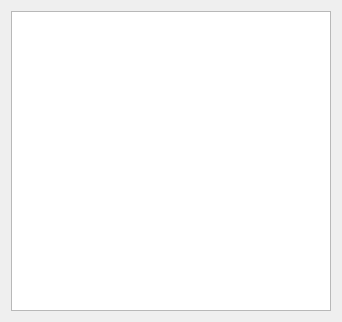
<?xml version="1.0" encoding="UTF-8"?>
<ui version="4.0">
 <class>ExportTablesAndPlotsDialog</class>
 <widget class="QWidget" name="ExportTablesAndPlotsDialog">
  <property name="geometry">
   <rect>
    <x>0</x>
    <y>0</y>
    <width>342</width>
    <height>318</height>
   </rect>
  </property>
  <property name="windowTitle">
   <string>Form</string>
  </property>
  <layout class="QVBoxLayout" name="verticalLayout">
   <item>
    <widget class="QTreeView" name="treeView">
     <property name="minimumSize">
      <size>
       <width>0</width>
       <height>300</height>
      </size>
     </property>
     <property name="maximumSize">
      <size>
       <width>16777215</width>
       <height>16777215</height>
      </size>
     </property>
    </widget>
   </item>
  </layout>
 </widget>
 <resources/>
 <connections/>
</ui>
